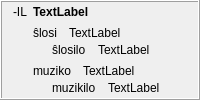
            <widget class="QFrame" name="frame_23">
             <property name="frameShape">
              <enum>QFrame::Box</enum>
             </property>
             <property name="frameShadow">
              <enum>QFrame::Raised</enum>
             </property>
             <layout class="QHBoxLayout" name="horizontalLayout_46">
              <property name="topMargin">
               <number>3</number>
              </property>
              <property name="bottomMargin">
               <number>3</number>
              </property>
              <item>
               <widget class="QLabel" name="label_303">
                <property name="text">
                 <string>-IL</string>
                </property>
                <property name="alignment">
                 <set>Qt::AlignHCenter|Qt::AlignTop</set>
                </property>
                <property name="tipo" stdset="0">
                 <string>afikso</string>
                </property>
               </widget>
              </item>
              <item>
               <layout class="QVBoxLayout" name="verticalLayout_361">
                <item>
                 <widget class="QLabel" name="Lec09_Label676">
                  <property name="sizePolicy">
                   <sizepolicy hsizetype="Preferred" vsizetype="Maximum">
                    <horstretch>0</horstretch>
                    <verstretch>0</verstretch>
                   </sizepolicy>
                  </property>
                  <property name="styleSheet">
                   <string notr="true">font-weight: bold;</string>
                  </property>
                  <property name="text">
                   <string>TextLabel</string>
                  </property>
                  <property name="wordWrap">
                   <bool>true</bool>
                  </property>
                 </widget>
                </item>
                <item>
                 <layout class="QVBoxLayout" name="verticalLayout_39">
                  <item>
                   <layout class="QVBoxLayout" name="verticalLayout_362">
                    <property name="spacing">
                     <number>3</number>
                    </property>
                    <item>
                     <layout class="QHBoxLayout" name="horizontalLayout_595">
                      <property name="spacing">
                       <number>12</number>
                      </property>
                      <item>
                       <widget class="neklakebla_nova" name="Lec09_Button645">
                        <property name="text">
                         <string>ŝlosi</string>
                        </property>
                        <property name="wordWrap">
                         <bool>true</bool>
                        </property>
                       </widget>
                      </item>
                      <item>
                       <widget class="QLabel" name="Lec09_Label677">
                        <property name="sizePolicy">
                         <sizepolicy hsizetype="Expanding" vsizetype="Preferred">
                          <horstretch>0</horstretch>
                          <verstretch>0</verstretch>
                         </sizepolicy>
                        </property>
                        <property name="text">
                         <string>TextLabel</string>
                        </property>
                        <property name="wordWrap">
                         <bool>true</bool>
                        </property>
                       </widget>
                      </item>
                     </layout>
                    </item>
                    <item>
                     <layout class="QHBoxLayout" name="horizontalLayout_596">
                      <property name="spacing">
                       <number>12</number>
                      </property>
                      <item>
                       <widget class="label_sago_reversa" name="label_383">
                        <property name="sizePolicy">
                         <sizepolicy hsizetype="Maximum" vsizetype="Preferred">
                          <horstretch>0</horstretch>
                          <verstretch>0</verstretch>
                         </sizepolicy>
                        </property>
                        <property name="text">
                         <string/>
                        </property>
                        <property name="pixmap">
                         <pixmap resource="../resources/ikonoj.qrc">:/ikonoj/sago_revena.png</pixmap>
                        </property>
                       </widget>
                      </item>
                      <item>
                       <widget class="neklakebla_nova" name="Lec09_Button646">
                        <property name="text">
                         <string>ŝlosilo</string>
                        </property>
                        <property name="wordWrap">
                         <bool>true</bool>
                        </property>
                       </widget>
                      </item>
                      <item>
                       <widget class="QLabel" name="Lec09_Label678">
                        <property name="sizePolicy">
                         <sizepolicy hsizetype="Expanding" vsizetype="Preferred">
                          <horstretch>0</horstretch>
                          <verstretch>0</verstretch>
                         </sizepolicy>
                        </property>
                        <property name="text">
                         <string>TextLabel</string>
                        </property>
                        <property name="wordWrap">
                         <bool>true</bool>
                        </property>
                       </widget>
                      </item>
                     </layout>
                    </item>
                   </layout>
                  </item>
                  <item>
                   <layout class="QVBoxLayout" name="verticalLayout_363">
                    <property name="spacing">
                     <number>3</number>
                    </property>
                    <item>
                     <layout class="QHBoxLayout" name="horizontalLayout_597">
                      <property name="spacing">
                       <number>12</number>
                      </property>
                      <item>
                       <widget class="neklakebla_nova" name="Lec09_Button42">
                        <property name="text">
                         <string>muziko</string>
                        </property>
                        <property name="wordWrap">
                         <bool>true</bool>
                        </property>
                       </widget>
                      </item>
                      <item>
                       <widget class="QLabel" name="Lec09_Label43">
                        <property name="sizePolicy">
                         <sizepolicy hsizetype="Expanding" vsizetype="Preferred">
                          <horstretch>0</horstretch>
                          <verstretch>0</verstretch>
                         </sizepolicy>
                        </property>
                        <property name="text">
                         <string>TextLabel</string>
                        </property>
                        <property name="wordWrap">
                         <bool>true</bool>
                        </property>
                       </widget>
                      </item>
                     </layout>
                    </item>
                    <item>
                     <layout class="QHBoxLayout" name="horizontalLayout_598">
                      <property name="spacing">
                       <number>12</number>
                      </property>
                      <item>
                       <widget class="label_sago_reversa" name="label_384">
                        <property name="sizePolicy">
                         <sizepolicy hsizetype="Maximum" vsizetype="Preferred">
                          <horstretch>0</horstretch>
                          <verstretch>0</verstretch>
                         </sizepolicy>
                        </property>
                        <property name="text">
                         <string/>
                        </property>
                        <property name="pixmap">
                         <pixmap resource="../resources/ikonoj.qrc">:/ikonoj/sago_revena.png</pixmap>
                        </property>
                       </widget>
                      </item>
                      <item>
                       <widget class="neklakebla_nova" name="Lec09_Button43">
                        <property name="text">
                         <string>muzikilo</string>
                        </property>
                        <property name="wordWrap">
                         <bool>true</bool>
                        </property>
                       </widget>
                      </item>
                      <item>
                       <widget class="QLabel" name="Lec09_Label44">
                        <property name="sizePolicy">
                         <sizepolicy hsizetype="Expanding" vsizetype="Preferred">
                          <horstretch>0</horstretch>
                          <verstretch>0</verstretch>
                         </sizepolicy>
                        </property>
                        <property name="text">
                         <string>TextLabel</string>
                        </property>
                        <property name="wordWrap">
                         <bool>true</bool>
                        </property>
                       </widget>
                      </item>
                     </layout>
                    </item>
                   </layout>
                  </item>
                 </layout>
                </item>
               </layout>
              </item>
             </layout>
            </widget>
